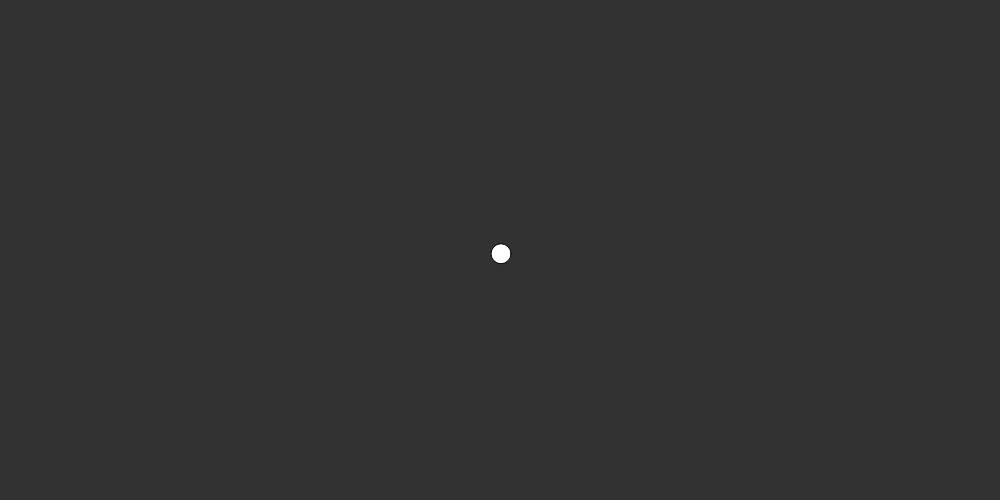
Frame 1 (no input)
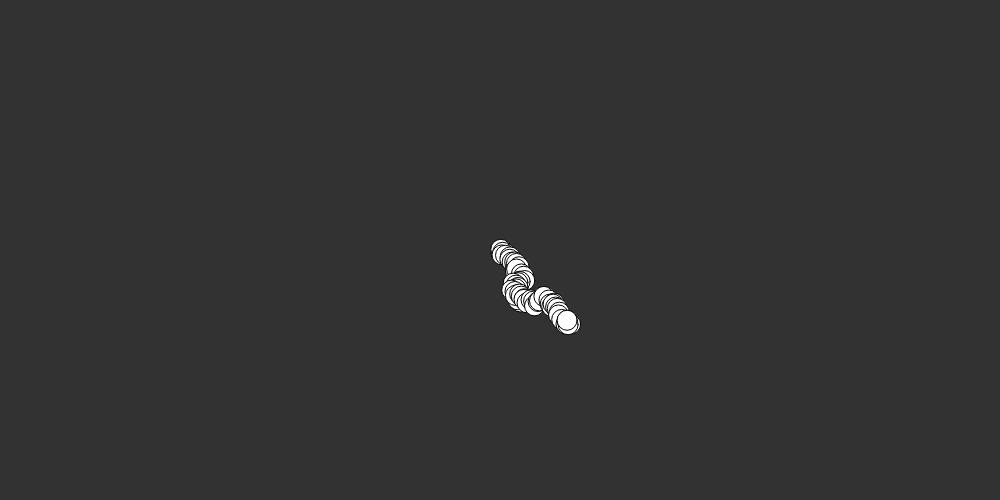
Frame 60 (no input)
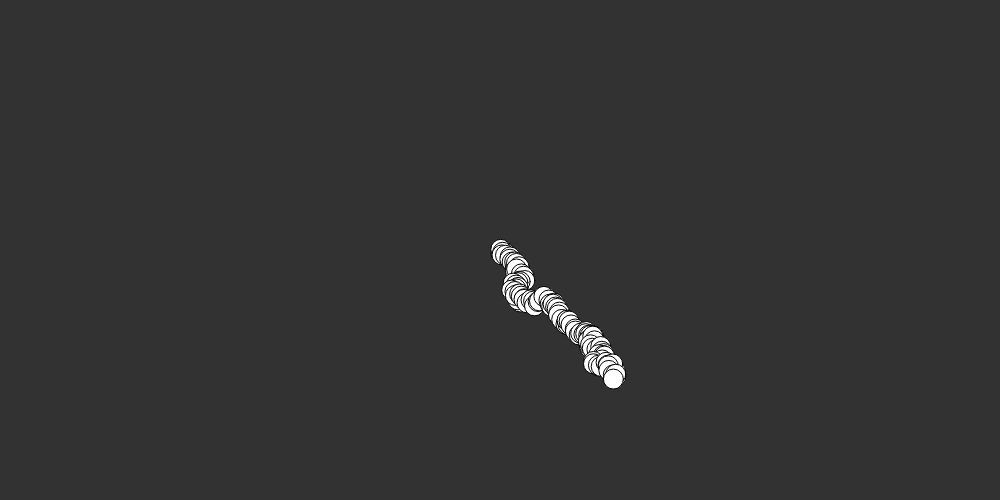
Frame 120 (the mouse pressed at the canvas centre since frame 60)

The p5.js sketch that drew these frames (run headless with seeded random() and noise() and a simulated clock; from frame 60 on, the mouse is pressed at the canvas centre):

// p5.js sketch
// ── sketch.js
class Walker {
    constructor(x, y, w, h) {
        this.x = x;
        this.y = y;
        this.w = w;
        this.h = h;
    }

    // Interface

    update = () => {
        this._step();
    };

    draw = () => {
        ellipse(this.x, this.y, this.w, this.h);
    };

    // Methods

    _step = () => {
        if (random(0, 1) > 0.6) {
            this.x += random(0, this.w / 4);
            this.y += random(0, this.h / 4);
        } else {
            this.x += random(-this.w / 4, this.w / 4);
            this.y += random(-this.h / 4, this.h / 4);
        }
    };
}

const BG_COLOR = 50;
const CANVAS_W = 1000;
const CANVAS_H = 500;

let walker;
const clear = false;

function preload() {}

function setup() {
    createCanvas(CANVAS_W, CANVAS_H);
    background(BG_COLOR);
    const pos = { x: width / 2, y: height / 2 };
    const dim = { h: 20, w: 20 };
    walker = new Walker(pos.x, pos.y, dim.w, dim.h);
}

function draw() {
    if (clear) {
        background(BG_COLOR);
    }
    walker.update();
    walker.draw();
}
